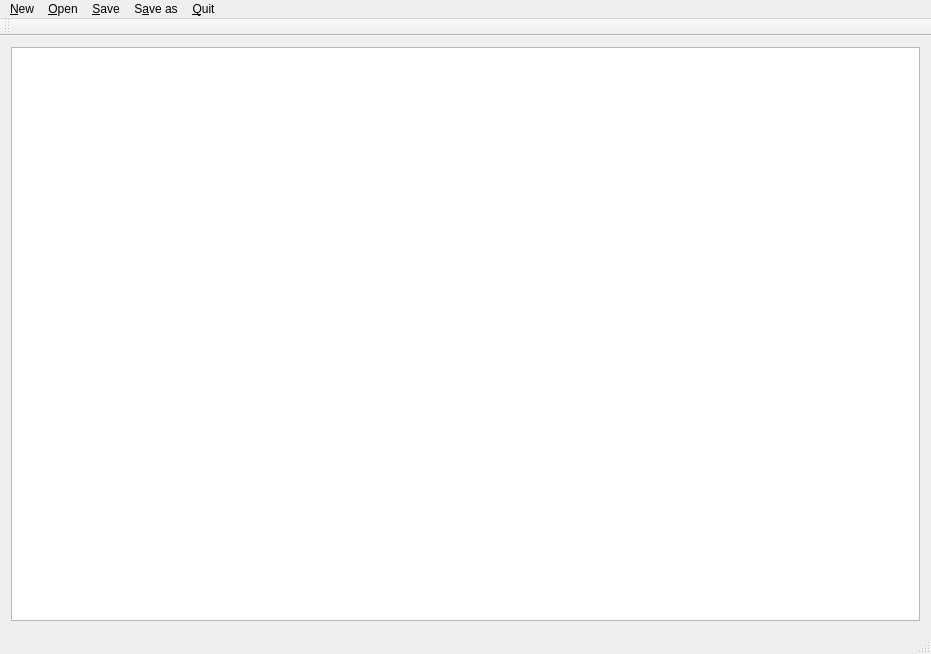
<?xml version="1.0" encoding="UTF-8"?>
<ui version="4.0">
 <class>MainWindow</class>
 <widget class="QMainWindow" name="MainWindow">
  <property name="geometry">
   <rect>
    <x>0</x>
    <y>0</y>
    <width>931</width>
    <height>654</height>
   </rect>
  </property>
  <property name="sizePolicy">
   <sizepolicy hsizetype="Maximum" vsizetype="Maximum">
    <horstretch>0</horstretch>
    <verstretch>0</verstretch>
   </sizepolicy>
  </property>
  <property name="windowTitle">
   <string>MainWindow</string>
  </property>
  <widget class="QWidget" name="centralWidget">
   <layout class="QVBoxLayout" name="verticalLayout">
    <item>
     <widget class="QTextEdit" name="textEdit"/>
    </item>
   </layout>
  </widget>
  <widget class="QMenuBar" name="menuBar">
   <property name="geometry">
    <rect>
     <x>0</x>
     <y>0</y>
     <width>931</width>
     <height>22</height>
    </rect>
   </property>
   <widget class="QMenu" name="menuNew">
    <property name="title">
     <string>&amp;New</string>
    </property>
   </widget>
   <widget class="QMenu" name="menuOpen">
    <property name="title">
     <string>&amp;Open</string>
    </property>
   </widget>
   <widget class="QMenu" name="menuSave">
    <property name="title">
     <string>&amp;Save</string>
    </property>
   </widget>
   <widget class="QMenu" name="menuSave_as">
    <property name="title">
     <string>S&amp;ave as</string>
    </property>
   </widget>
   <widget class="QMenu" name="menuQuit">
    <property name="title">
     <string>&amp;Quit</string>
    </property>
   </widget>
   <addaction name="menuNew"/>
   <addaction name="menuOpen"/>
   <addaction name="menuSave"/>
   <addaction name="menuSave_as"/>
   <addaction name="menuQuit"/>
  </widget>
  <widget class="QToolBar" name="mainToolBar">
   <attribute name="toolBarArea">
    <enum>TopToolBarArea</enum>
   </attribute>
   <attribute name="toolBarBreak">
    <bool>false</bool>
   </attribute>
  </widget>
  <widget class="QStatusBar" name="statusBar"/>
 </widget>
 <layoutdefault spacing="6" margin="11"/>
 <resources/>
 <connections/>
</ui>
